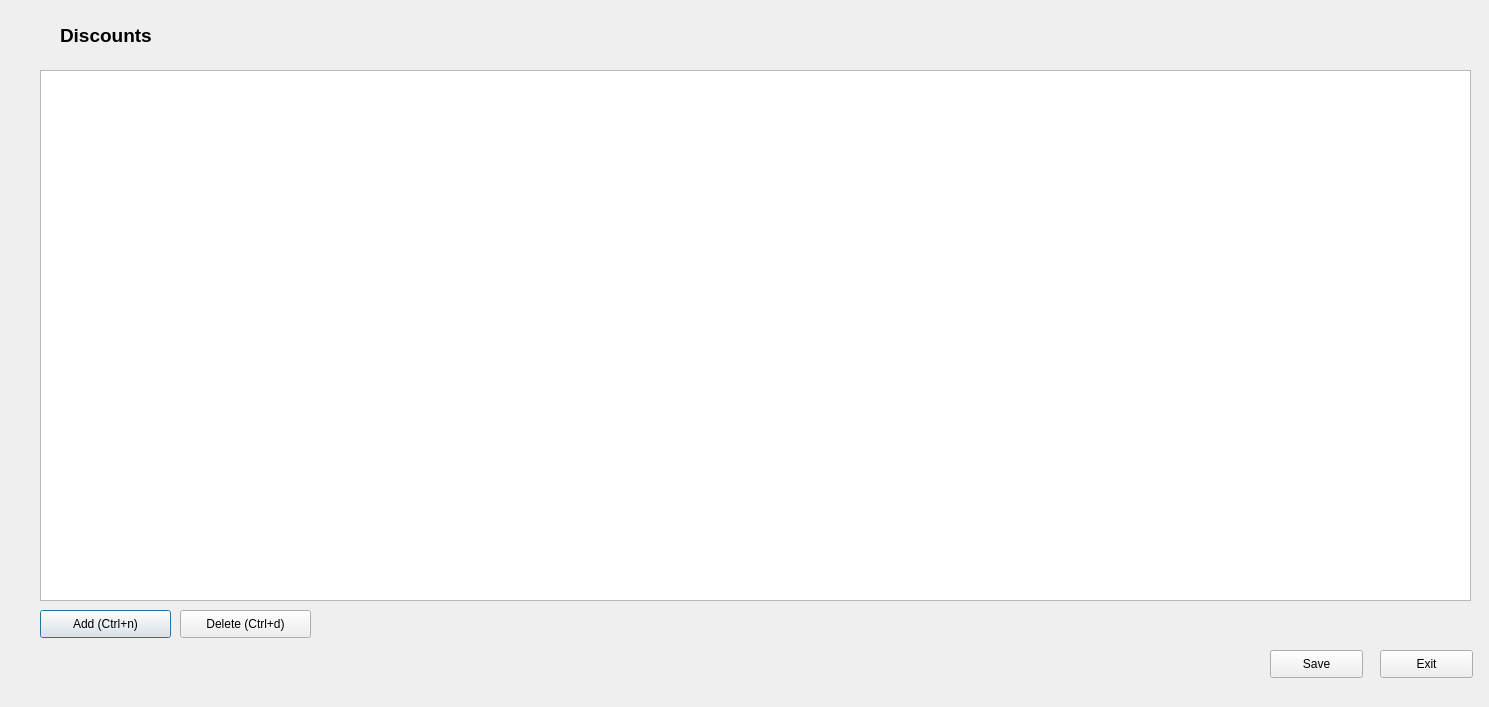
<?xml version="1.0" encoding="UTF-8"?>
<ui version="4.0">
 <class>Form</class>
 <widget class="QDialog" name="Form">
  <property name="geometry">
   <rect>
    <x>0</x>
    <y>0</y>
    <width>1489</width>
    <height>707</height>
   </rect>
  </property>
  <property name="windowTitle">
   <string>Dialog</string>
  </property>
  <widget class="QTableView" name="view">
   <property name="geometry">
    <rect>
     <x>40</x>
     <y>70</y>
     <width>1431</width>
     <height>531</height>
    </rect>
   </property>
   <property name="alternatingRowColors">
    <bool>true</bool>
   </property>
   <property name="selectionBehavior">
    <enum>QAbstractItemView::SelectRows</enum>
   </property>
   <property name="sortingEnabled">
    <bool>true</bool>
   </property>
  </widget>
  <widget class="QLabel" name="label">
   <property name="geometry">
    <rect>
     <x>60</x>
     <y>20</y>
     <width>241</width>
     <height>31</height>
    </rect>
   </property>
   <property name="font">
    <font>
     <pointsize>14</pointsize>
     <weight>75</weight>
     <bold>true</bold>
    </font>
   </property>
   <property name="text">
    <string>Discounts</string>
   </property>
  </widget>
  <widget class="QPushButton" name="add">
   <property name="geometry">
    <rect>
     <x>40</x>
     <y>610</y>
     <width>131</width>
     <height>28</height>
    </rect>
   </property>
   <property name="text">
    <string>Add (Ctrl+n)</string>
   </property>
  </widget>
  <widget class="QPushButton" name="remove">
   <property name="geometry">
    <rect>
     <x>180</x>
     <y>610</y>
     <width>131</width>
     <height>28</height>
    </rect>
   </property>
   <property name="text">
    <string>Delete (Ctrl+d)</string>
   </property>
  </widget>
  <widget class="QPushButton" name="exit">
   <property name="geometry">
    <rect>
     <x>1380</x>
     <y>650</y>
     <width>93</width>
     <height>28</height>
    </rect>
   </property>
   <property name="text">
    <string>Exit</string>
   </property>
  </widget>
  <widget class="QPushButton" name="save">
   <property name="geometry">
    <rect>
     <x>1270</x>
     <y>650</y>
     <width>93</width>
     <height>28</height>
    </rect>
   </property>
   <property name="text">
    <string>Save</string>
   </property>
  </widget>
 </widget>
 <resources/>
 <connections/>
</ui>
